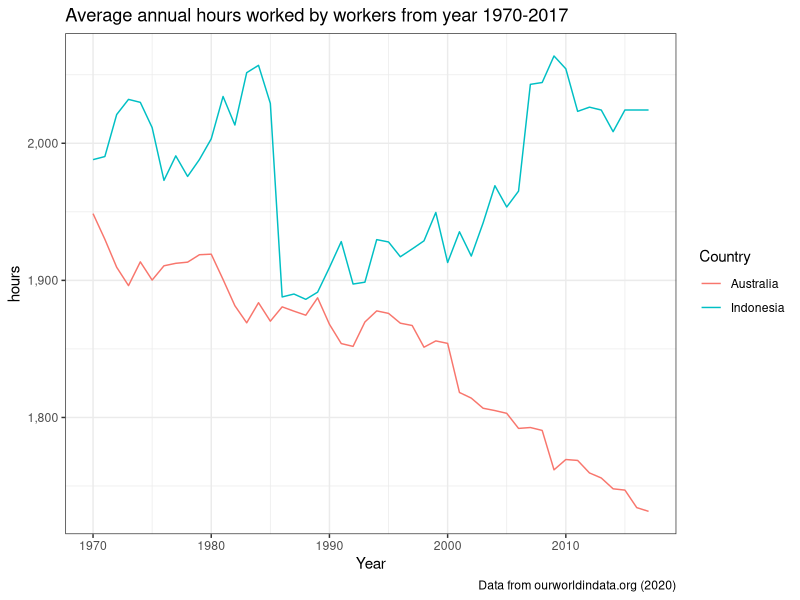
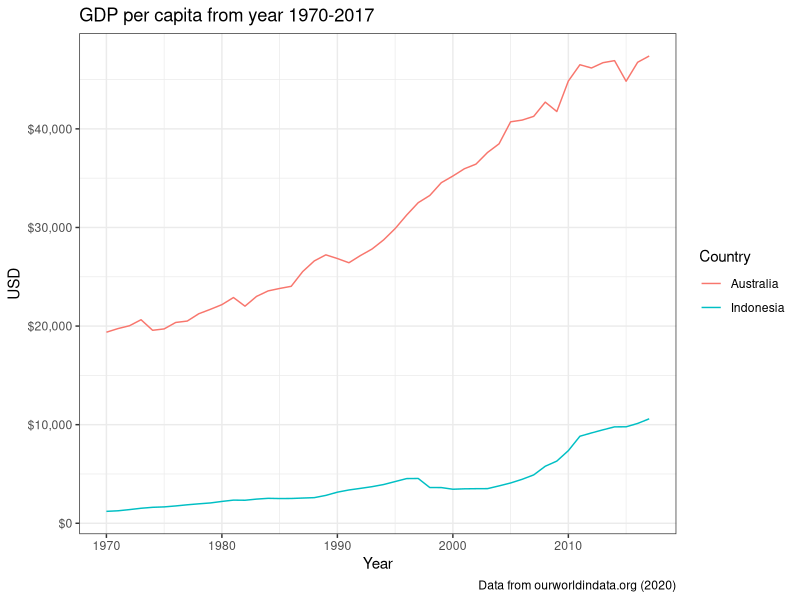

These charts were generated, in order, by the following R code:
## ---- chunk 1
# Libraries
library(tidyverse)
library(readr)
library(kableExtra)
library(bookdown)
library(scales)
## ---- chunk 2
Analysis_Data <- read_csv(here::here("Data/Assignment_data.csv"))
## ---- chunk 3
au_idn <- Analysis_Data %>%
  rename(Country = "Entity", 
         avh = "Average annual hours worked by persons engaged (avh) (PWT 9.1 (2019))",
         gdp = "Output-side real GDP per capita (gdppc_o) (PWT 9.1 (2019))") %>%
  select(Country, Year, avh, gdp) %>%
  filter(Country %in% c("Australia", "Indonesia"), 
         Year >=1970 & Year <=2017)
## ---- chunk 4
au_idn %>% 
  ggplot(aes(x = Year, 
             y = avh, 
             color = Country)) +
  geom_line() +
    labs(x = "Year",
         y = "hours",
         title = "Average annual hours worked by workers from year 1970-2017",
         caption = "Data from ourworldindata.org (2020)") +
  scale_y_continuous(labels = label_number(big.mark = ",")) +
  theme_bw()
## ---- chunk 5
au_idn %>% 
  ggplot(aes(x = Year, 
             y = gdp, 
             color = Country)) +
  geom_line()+
    labs(x = "Year",
         y = "USD",
         title = "GDP per capita from year 1970-2017" ,
         caption = "Data from ourworldindata.org (2020)")+
  scale_y_continuous(labels = label_number(prefix="$", big.mark = ",")) +
  theme_bw()
## ---- chunk 6
au_idn %>% 
    group_by(Country) %>%
    summarise(avg_avh = mean(avh),
              avg_gdp = mean(gdp)) %>%
  kable(col.names = c("Country", 
                      "Average of the Average Annual Working Hours (hours)", 
                      "Average of GDP per capita (USD)"),
        caption = "The Comparation of Average Annual Working Hours and GDP between Australia and Indonesia",
        digits = 2,
        align = "lcr") %>%
  kable_styling(full_width = F, 
                bootstrap_options = c("striped", "hover", "condensed"), latex_options = "hold_position")
